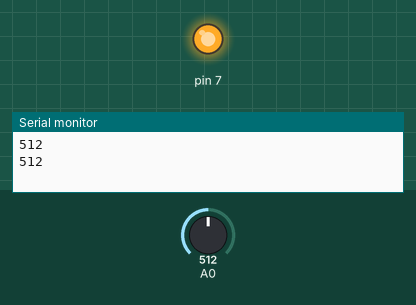
Simulated run of this sketch. Board: Arduino Uno, built with avr-gcc and run on an emulated ATmega328P. On the bench: output pins drawn as LEDs (lit = HIGH), the last lines printed to the serial monitor. The test bench sets the inputs (shaded band); at power-on: A0 = 512.

Above: at 1.9 s.
2.0 s: A0 set to 66
3.5 s: A0 set to 55
At 4.8 s:
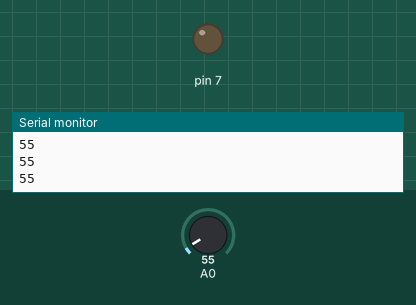
6.0 s: A0 set to 122
At 7.3 s:
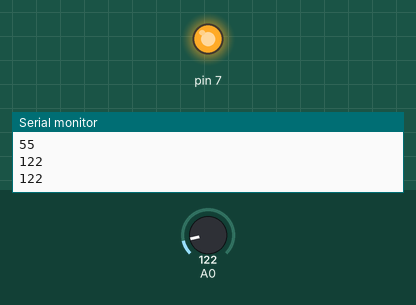
7.6 s: A0 set to 50
At 9.1 s:
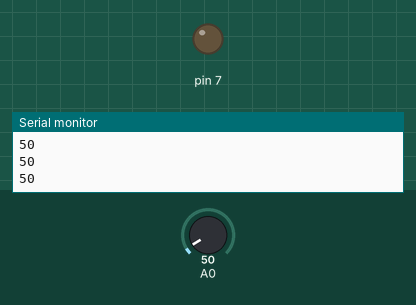
Timing chart, 0 to 10.6 s (numbered marks = the images above; inputs shaded):
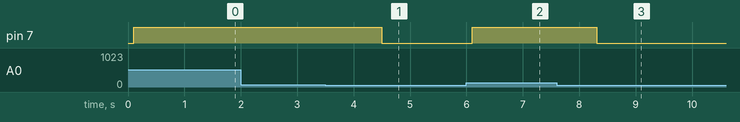

Measured:
- the behaviour switches between 61 and 60 on A0 (found by bisection; images 0 and 1)
- after the input at 3.5 s, pin 7: HIGH → LOW after 1.0 s
- after the input at 6.0 s, pin 7: LOW → HIGH after 0.11 s
- after the input at 7.6 s, pin 7: HIGH → LOW after 0.71 s

The sketch:

arduino1.ino
```cpp
void setup() {

  Serial.begin(9600);
  pinMode(A0,INPUT);
  pinMode(7,OUTPUT);


}

void loop() {
 int a=analogRead(A0);
 Serial.println(a);
  delay(100);
  if(a>60) {

   digitalWrite(7,HIGH);
   delay(1000);


  }
  else{
 digitalWrite(7,LOW);
    }

}
```
